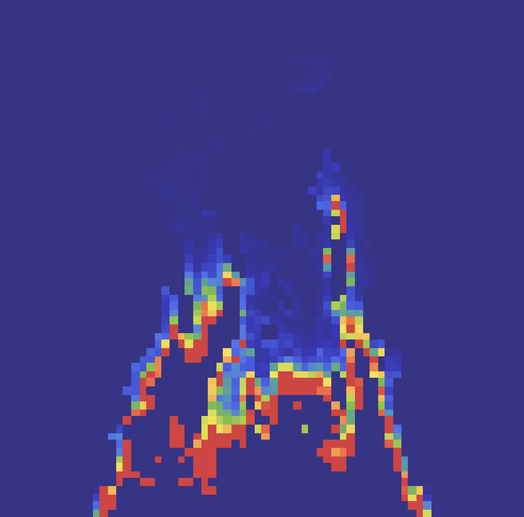
%> input picture Validation/UMD_Line_Burner/IAFSS_2023_Results/images/propane_tri_coarse.png, 524 x 517 px, shrunk from 1150 x 1136 before the run
$ octave cat_images.m   (GNU Octave 9; MATLAB toolbox functions it lacks are replaced by stand-ins)
%> lines starting %> are read from the running program, lines starting %| are printed output that depends on the picture
% McDermott
% 8 Feb 2023
% cat_images.m

close all
clear all

I1 = imread('propane_tri_coarse.png');
%> I1 is the input picture: size 517x524x3 uint8; mean R, G, B 64.3, 58.5, 132.4
I2 = imread('propane_tri_medium.png');
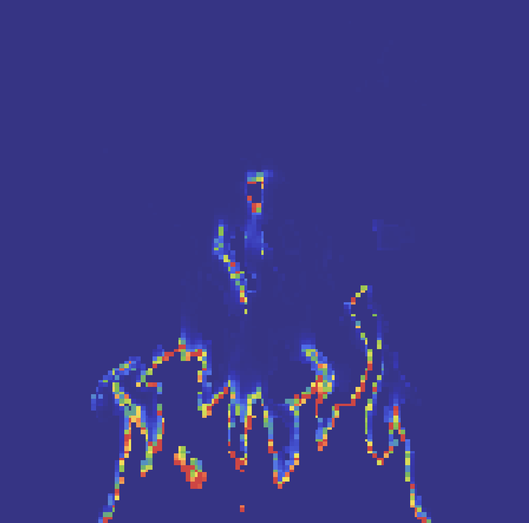
%> input picture Validation/UMD_Line_Burner/IAFSS_2023_Results/images/propane_tri_medium.png, 529 x 523 px, shrunk from 1162 x 1149 before the run
%> I2 is the input picture: size 523x529x3 uint8; mean R, G, B 58.2, 55.9, 133.5
I3 = imread('propane_tri_fine.png');
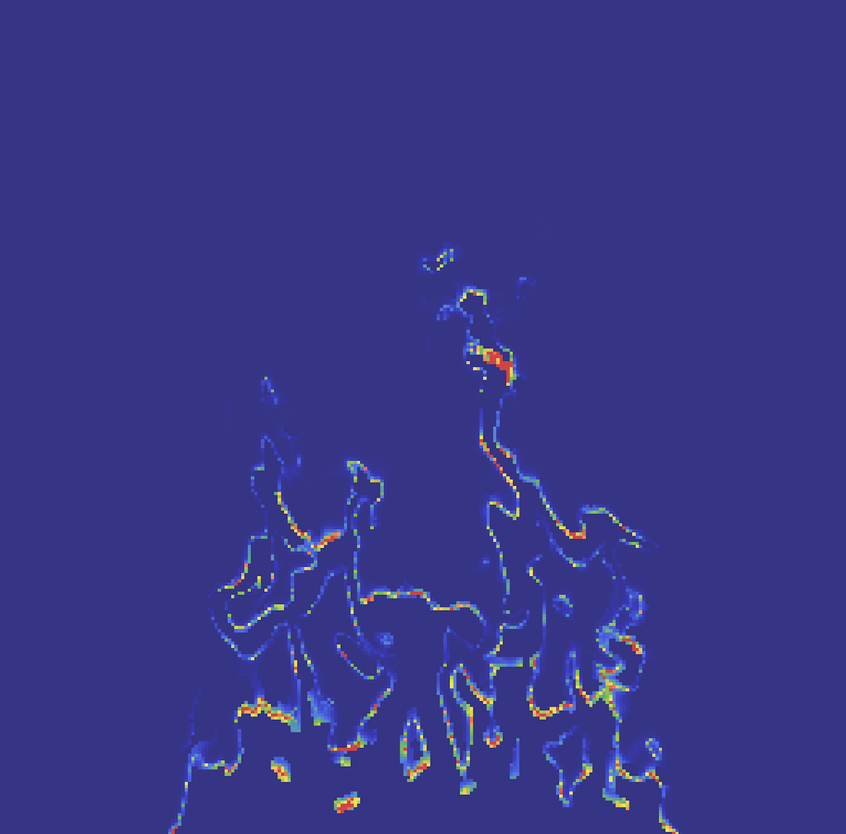
%> input picture Validation/UMD_Line_Burner/IAFSS_2023_Results/images/propane_tri_fine.png, 846 x 834 px, shrunk from 1857 x 1832 before the run
%> I3 is the input picture: size 834x846x3 uint8; mean R, G, B 56.2, 54.9, 134.1

%> (the run ends here)
